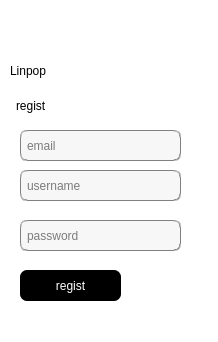
<?xml version="1.0" encoding="UTF-8"?>
<ui version="4.0">
 <class>Regist</class>
 <widget class="QDialog" name="Regist">
  <property name="geometry">
   <rect>
    <x>0</x>
    <y>0</y>
    <width>218</width>
    <height>342</height>
   </rect>
  </property>
  <property name="windowTitle">
   <string>Dialog</string>
  </property>
  <property name="styleSheet">
   <string notr="true">background-color: rgb(255, 255, 255);</string>
  </property>
  <widget class="QPushButton" name="in_btn">
   <property name="geometry">
    <rect>
     <x>20</x>
     <y>270</y>
     <width>101</width>
     <height>31</height>
    </rect>
   </property>
   <property name="styleSheet">
    <string notr="true"> background-color: black;
    color: white;
    border: 0px groove gray;
    border-radius: 7px;
    padding: 2px 4px;
    font: 14pt &quot;Candara&quot;;</string>
   </property>
   <property name="text">
    <string>regist</string>
   </property>
  </widget>
  <widget class="QLabel" name="title">
   <property name="geometry">
    <rect>
     <x>10</x>
     <y>40</y>
     <width>161</width>
     <height>61</height>
    </rect>
   </property>
   <property name="styleSheet">
    <string notr="true">font: 75 31pt &quot;Dyuthi&quot;;</string>
   </property>
   <property name="text">
    <string>Linpop</string>
   </property>
  </widget>
  <widget class="QLineEdit" name="username">
   <property name="geometry">
    <rect>
     <x>20</x>
     <y>170</y>
     <width>161</width>
     <height>31</height>
    </rect>
   </property>
   <property name="styleSheet">
    <string notr="true">background-color: rgb(247, 247, 247);
border:1px groove gray;border-radius:
7px;padding:2px 4px;
font: 10pt &quot;Candara&quot;;</string>
   </property>
   <property name="echoMode">
    <enum>QLineEdit::Normal</enum>
   </property>
   <property name="placeholderText">
    <string>username</string>
   </property>
  </widget>
  <widget class="QLabel" name="login_title">
   <property name="geometry">
    <rect>
     <x>16</x>
     <y>90</y>
     <width>101</width>
     <height>31</height>
    </rect>
   </property>
   <property name="styleSheet">
    <string notr="true">font: 57 11pt &quot;Ubuntu&quot;;</string>
   </property>
   <property name="text">
    <string>regist</string>
   </property>
  </widget>
  <widget class="QLineEdit" name="password">
   <property name="geometry">
    <rect>
     <x>20</x>
     <y>220</y>
     <width>161</width>
     <height>31</height>
    </rect>
   </property>
   <property name="styleSheet">
    <string notr="true">background-color: rgb(247, 247, 247);
border:1px groove gray;border-radius:
7px;padding:2px 4px;
font: 10pt &quot;Candara&quot;;</string>
   </property>
   <property name="echoMode">
    <enum>QLineEdit::NoEcho</enum>
   </property>
   <property name="placeholderText">
    <string>password</string>
   </property>
  </widget>
  <widget class="QLineEdit" name="username_2">
   <property name="geometry">
    <rect>
     <x>20</x>
     <y>130</y>
     <width>161</width>
     <height>31</height>
    </rect>
   </property>
   <property name="styleSheet">
    <string notr="true">background-color: rgb(247, 247, 247);
border:1px groove gray;border-radius:
7px;padding:2px 4px;
font: 10pt &quot;Candara&quot;;</string>
   </property>
   <property name="echoMode">
    <enum>QLineEdit::Normal</enum>
   </property>
   <property name="placeholderText">
    <string>email</string>
   </property>
  </widget>
 </widget>
 <resources/>
 <connections/>
</ui>
